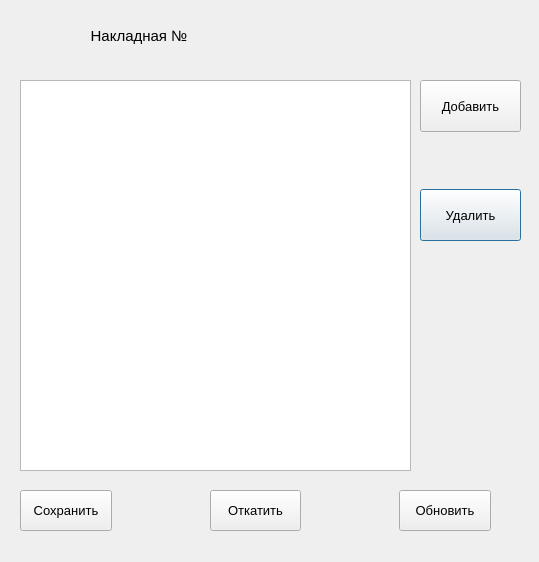
<?xml version="1.0" encoding="UTF-8"?>
<ui version="4.0">
 <class>waybill</class>
 <widget class="QDialog" name="waybill">
  <property name="geometry">
   <rect>
    <x>0</x>
    <y>0</y>
    <width>539</width>
    <height>562</height>
   </rect>
  </property>
  <property name="windowTitle">
   <string>Dialog</string>
  </property>
  <property name="modal">
   <bool>true</bool>
  </property>
  <widget class="QTableView" name="tableView">
   <property name="geometry">
    <rect>
     <x>20</x>
     <y>80</y>
     <width>391</width>
     <height>391</height>
    </rect>
   </property>
  </widget>
  <widget class="QWidget" name="">
   <property name="geometry">
    <rect>
     <x>420</x>
     <y>80</y>
     <width>101</width>
     <height>161</height>
    </rect>
   </property>
   <layout class="QGridLayout" name="gridLayout">
    <item row="2" column="0">
     <widget class="QPushButton" name="deleteButton">
      <property name="sizePolicy">
       <sizepolicy hsizetype="Expanding" vsizetype="Expanding">
        <horstretch>0</horstretch>
        <verstretch>0</verstretch>
       </sizepolicy>
      </property>
      <property name="font">
       <font>
        <pointsize>10</pointsize>
       </font>
      </property>
      <property name="text">
       <string>Удалить</string>
      </property>
     </widget>
    </item>
    <item row="1" column="0">
     <spacer name="verticalSpacer">
      <property name="orientation">
       <enum>Qt::Vertical</enum>
      </property>
      <property name="sizeHint" stdset="0">
       <size>
        <width>20</width>
        <height>40</height>
       </size>
      </property>
     </spacer>
    </item>
    <item row="0" column="0">
     <widget class="QPushButton" name="addButton">
      <property name="sizePolicy">
       <sizepolicy hsizetype="Expanding" vsizetype="Expanding">
        <horstretch>0</horstretch>
        <verstretch>0</verstretch>
       </sizepolicy>
      </property>
      <property name="font">
       <font>
        <pointsize>10</pointsize>
       </font>
      </property>
      <property name="text">
       <string>Добавить</string>
      </property>
     </widget>
    </item>
   </layout>
  </widget>
  <widget class="QWidget" name="">
   <property name="geometry">
    <rect>
     <x>20</x>
     <y>490</y>
     <width>471</width>
     <height>41</height>
    </rect>
   </property>
   <layout class="QGridLayout" name="gridLayout_2">
    <item row="0" column="0">
     <widget class="QPushButton" name="commitButton_3">
      <property name="sizePolicy">
       <sizepolicy hsizetype="Expanding" vsizetype="Expanding">
        <horstretch>0</horstretch>
        <verstretch>0</verstretch>
       </sizepolicy>
      </property>
      <property name="font">
       <font>
        <pointsize>10</pointsize>
       </font>
      </property>
      <property name="text">
       <string>Сохранить</string>
      </property>
     </widget>
    </item>
    <item row="0" column="1">
     <spacer name="horizontalSpacer">
      <property name="orientation">
       <enum>Qt::Horizontal</enum>
      </property>
      <property name="sizeHint" stdset="0">
       <size>
        <width>40</width>
        <height>20</height>
       </size>
      </property>
     </spacer>
    </item>
    <item row="0" column="2">
     <widget class="QPushButton" name="revertButton">
      <property name="sizePolicy">
       <sizepolicy hsizetype="Expanding" vsizetype="Expanding">
        <horstretch>0</horstretch>
        <verstretch>0</verstretch>
       </sizepolicy>
      </property>
      <property name="font">
       <font>
        <pointsize>10</pointsize>
       </font>
      </property>
      <property name="text">
       <string>Откатить</string>
      </property>
     </widget>
    </item>
    <item row="0" column="3">
     <spacer name="horizontalSpacer_2">
      <property name="orientation">
       <enum>Qt::Horizontal</enum>
      </property>
      <property name="sizeHint" stdset="0">
       <size>
        <width>40</width>
        <height>20</height>
       </size>
      </property>
     </spacer>
    </item>
    <item row="0" column="4">
     <widget class="QPushButton" name="selectButton">
      <property name="sizePolicy">
       <sizepolicy hsizetype="Expanding" vsizetype="Expanding">
        <horstretch>0</horstretch>
        <verstretch>0</verstretch>
       </sizepolicy>
      </property>
      <property name="font">
       <font>
        <pointsize>10</pointsize>
       </font>
      </property>
      <property name="text">
       <string>Обновить</string>
      </property>
     </widget>
    </item>
   </layout>
  </widget>
  <widget class="QWidget" name="">
   <property name="geometry">
    <rect>
     <x>80</x>
     <y>10</y>
     <width>241</width>
     <height>51</height>
    </rect>
   </property>
   <layout class="QGridLayout" name="gridLayout_3">
    <item row="0" column="0">
     <widget class="QLabel" name="textlabel">
      <property name="sizePolicy">
       <sizepolicy hsizetype="Expanding" vsizetype="Expanding">
        <horstretch>0</horstretch>
        <verstretch>0</verstretch>
       </sizepolicy>
      </property>
      <property name="font">
       <font>
        <pointsize>11</pointsize>
       </font>
      </property>
      <property name="text">
       <string>Накладная №</string>
      </property>
      <property name="alignment">
       <set>Qt::AlignCenter</set>
      </property>
     </widget>
    </item>
    <item row="0" column="1">
     <widget class="QLabel" name="waybillLabel">
      <property name="sizePolicy">
       <sizepolicy hsizetype="Expanding" vsizetype="Expanding">
        <horstretch>0</horstretch>
        <verstretch>0</verstretch>
       </sizepolicy>
      </property>
      <property name="font">
       <font>
        <pointsize>11</pointsize>
       </font>
      </property>
      <property name="text">
       <string/>
      </property>
      <property name="alignment">
       <set>Qt::AlignCenter</set>
      </property>
     </widget>
    </item>
   </layout>
  </widget>
 </widget>
 <resources/>
 <connections/>
</ui>
